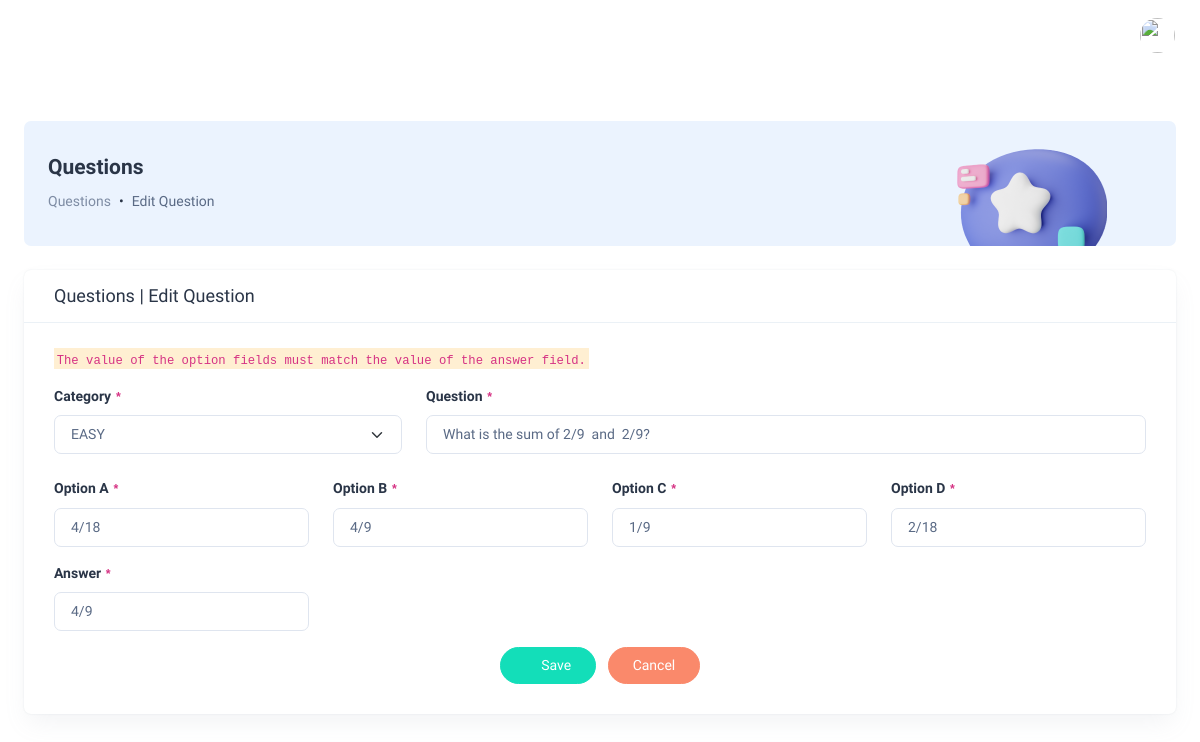
The page /questions/form/1 on the database its author committed.
### tables this page shows
CREATE TABLE questions (
  id int NOT NULL AUTO_INCREMENT,
  category_id int DEFAULT NULL,
  question varchar(2000) DEFAULT NULL,
  option_a varchar(2000) DEFAULT NULL,
  option_b varchar(2000) DEFAULT NULL,
  option_c varchar(2000) DEFAULT NULL,
  option_d varchar(2000) DEFAULT NULL,
  answer varchar(2000) DEFAULT NULL,
  created_by int DEFAULT NULL,
  created_at timestamp NULL DEFAULT CURRENT_TIMESTAMP,
  updated_by int DEFAULT NULL,
  updated_at timestamp NULL DEFAULT NULL,
  deleted_by int DEFAULT NULL,
  deleted_at timestamp NULL DEFAULT NULL,
  PRIMARY KEY (id)
);

### application/controllers/Questions.php (called while the page is built, shortened)
<?php
class Questions extends CI_Controller
{
	public function form($id = null)
	{
		if (!empty($id)) {
			$data['info'] = $info = $this->M_questions->get($id);
		}
		$data['page_data'] = array(
			'module' => 'Questions',
			'section' => empty($id) ? 'Add Question' : 'Edit Question',
			'styles_path' => array(
				'modules/' . strtolower(get_class()) . '/' . strtolower(__FUNCTION__)
			),
			'header_scripts_path' => array(
				'modules/' . strtolower(get_class()) . '/header_' . strtolower(__FUNCTION__)
			),
			'footer_scripts_path' => array(
				'modules/' . strtolower(get_class()) . '/footer_' . strtolower(__FUNCTION__),
			)
		);
		$this->load->view('layouts/dashboard/header', $data);
		$this->load->view('modules/questions/' . strtolower(__FUNCTION__), $data);
		$this->load->view('layouts/dashboard/footer', $data);
	}
}

### index.php (called while the page is built, shortened)
<?php
require_once BASEPATH.'core/CodeIgniter.php';

### application/libraries/Dropdown.php (called while the page is built, shortened)
<?php
class Dropdown
{
	private static $cache = array();
	public static function get_static($name, $value = false, $action = "form")
	{
		if (isset(self::$cache['static' . $name])) {
			$array = self::$cache['static' . $name];
			if (($value) || ($action != "form")) {
				return @$array[$value];
			}
			return $array;
		}
		switch ($name) {
			case 'roles':
				$array = array(
					'' => 'SELECT VALUE',
					1 => 'ADMINISTRATOR',
					2 => 'STUDENT'
				);
				break;
			case 'categories':
				$array = array(
					'' => 'SELECT VALUE',
					1 => 'EASY',
					2 => 'MEDIUM',
					3 => 'HARD'
				);
				break;
		}
		self::$cache['static' . $name] = $array;
		if (($value) || ($action != "form")) {
			return @$array[$value];
		}
		return $array;
	}
}

### application/models/Questions_model.php (called while the page is built, shortened)
<?php
class Questions_model extends CI_Model
{
	private $_table_name = 'questions';
	public function get($id)
	{
		return $this->db->where('id', $id)
			->where('deleted_at', null)
			->get($this->_table_name)
			->row_array();
	}
}

### application/views/modules/questions/form.php (the view, shortened to what this page needs)
<div class="body-wrapper">
	<div class="container-fluid">
		<div class="card bg-info-subtle shadow-none position-relative overflow-hidden mb-4">
			<div class="card-body px-4 py-3">
				<div class="row align-items-center">
					<div class="col-9">
						<h4 class="fw-semibold mb-8"><?= @$page_data['module']; ?></h4>
						<nav aria-label="breadcrumb">
							<ol class="breadcrumb">
								<li class="breadcrumb-item">
									<a class="text-muted text-decoration-none" href="#"
									><?= @$page_data['module']; ?></a
									>
								</li>
								<li class="breadcrumb-item" aria-current="page"><?= @$page_data['section']; ?></li>
							</ol>
						</nav>
					</div>
					<div class="col-3">
						<div class="text-center mb-n5">
							<img
								src="<?= site_url('assets/templates/modernize/images/breadcrumb/ChatBc.png') ?>"
								alt=""
								class="img-fluid mb-n4"
							/>
						</div>
					</div>
				</div>
			</div>
		</div>
		<div class="row">
			<div class="col-sm-12">
				<div class="card">
					<div class="border-bottom title-part-padding">
						<h4 class="card-title mb-0"><?= @$page_data['module']; ?> | <?= @$page_data['section']; ?></h4>
					</div>
					<div class="card-body">
						<p class="card-subtitle mb-3">
							<mark><code>The value of the option fields must match the value of the answer field.</code></mark>
						</p>
						<form id="form" role="form" method="POST">
							<div class="row">
								<div class="col-sm-4">
									<div class="mb-4">
										<label for="category_id" class="form-label">Category <code>*</code></label>
										<?= form_dropdown('category_id', Dropdown::get_static('categories'), @$info['category_id'], 'id="category_id" class="form-select" required') ?>
									</div>
								</div>
								<div class="col-sm-8">
									<div class="mb-3">
										<label for="question" class="form-label">Question <code>*</code></label>
										<input type="text" class="form-control" id="question" name="question"
											   placeholder="Question"
											   value="<?= @$info['question']; ?>" required/>
									</div>
								</div>
								<div class="col-sm-3">
									<div class="mb-3">
										<label for="option_a" class="form-label">Option A <code>*</code></label>
										<input type="text" class="form-control" id="option_a" name="option_a"
											   placeholder="Option A"
											   value="<?= @$info['option_a']; ?>" required/>
									</div>
								</div>
								<div class="col-sm-3">
									<div class="mb-3">
										<label for="option_b" class="form-label">Option B <code>*</code></label>
										<input type="text" class="form-control" id="option_b" name="option_b"
											   placeholder="Option B"
											   value="<?= @$info['option_b']; ?>" required/>
									</div>
								</div>
								<div class="col-sm-3">
									<div class="mb-3">
										<label for="option_c" class="form-label">Option C <code>*</code></label>
										<input type="text" class="form-control" id="option_c" name="option_c"
											   placeholder="Option C"
											   value="<?= @$info['option_c']; ?>" required/>
									</div>
								</div>
								<div class="col-sm-3">
									<div class="mb-3">
										<label for="option_d" class="form-label">Option D <code>*</code></label>
										<input type="text" class="form-control" id="option_d" name="option_d"
											   placeholder="Option D"
											   value="<?= @$info['option_d']; ?>" required/>
									</div>
								</div>
								<div class="col-sm-3">
									<div class="mb-3">
										<label for="answer" class="form-label">Answer <code>*</code></label>
										<input type="text" class="form-control" id="answer" name="answer"
											   placeholder="Answer"
											   value="<?= @$info['answer']; ?>" required/>
									</div>
								</div>
							</div>
							<div class="row text-center">
								<div class="col-sm-12">
									<button type="submit" class="btn btn-success rounded-pill px-4">
										<div class="d-flex align-items-center">
											<i class="ti ti-device-floppy me-1 fs-4"></i>
											Save
										</div>
									</button>
									<a href="<?= site_url('questions') ?>"
									   class="btn btn-danger rounded-pill px-4 ms-2 text-white">Cancel</a>
								</div>
							</div>
						</form>
					</div>
				</div>
			</div>
		</div>
	</div>
</div>

### rows shown on the page
questions: category_id "EASY", question "What is the sum of 2/9 and 2/9?", option_a "4/18", option_b "4/9", option_c "1/9", option_d "2/18", answer "4/9"
